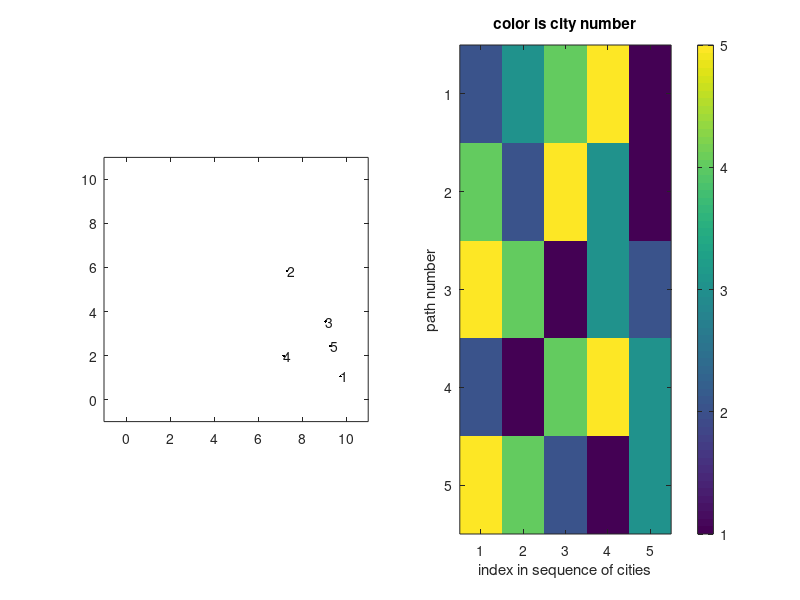

Write the MATLAB code that produced this figure. (Note: this script raises an error after producing the figure.)
disp('#############################################################################################################################')
disp('#########################################    *OPTIMAL PATH FINDER USING GENETIC ALGORITHM*    ###############################')
disp('#############################################################################################################################')
disp('###################################')
disp('###################################')
disp('##Deveoped By:                   ##')
disp('##Rahul Verma (C15D-CS15)        ##')
disp('##Nimesh Khawas (C15D-CS13)      ##')
disp('##Anup Rai (C15D-CS03)           ##')
disp('###################################')
city=input('Enter the city number: ');
pm=0.01;
pm2=0.02;
pmf=0.08;
area_of_graph=10;
population=input('Enter the population size: ');
generation=input('Enter the generation number: ');
coordinates=area_of_graph*rand(2,city); 
distance_matrix=zeros(city,city); 
for n1=1:city-1
    r1=coordinates(:,n1);
    for n2=n1+1:city
        r2=coordinates(:,n2);
        dr=r1-r2;
        dr2=dr'*dr;
        drl=sqrt(dr2);
        distance_matrix(n1,n2)=drl;
        distance_matrix(n2,n1)=drl;
    end
end
Gene=zeros(population,city); 
for populationc=1:population
    Gene(populationc,:)=randperm(city);
end
figure('units','normalized','position',[0.05 0.2 0.9 0.6]);
subplot(1,2,1);
hpb=plot(NaN,NaN,'r-');
ht=title(' ');
hold on;
for n=1:city
    text(coordinates(1,n),coordinates(2,n),num2str(n),'color',[0.1 0.1 0.1]);
end
plot(coordinates(1,:),coordinates(2,:),'k.');
axis equal;
xlim([-0.1*area_of_graph 1.1*area_of_graph]);
ylim([-0.1*area_of_graph 1.1*area_of_graph]);
subplot(1,2,2);
hi=imagesc(Gene);
title('color is city number');
colorbar;
xlabel('index in sequence of cities');
ylabel('path number');
path_length=zeros(population,1); 
p=zeros(population,1);
for gc=1:generation 
        for populationc=1:population
        Gt=Gene(populationc,:);
        pt=0;
        for nc=1:city-1
            pt=pt+distance_matrix(Gt(nc),Gt(nc+1));
        end
        pt=pt+distance_matrix(Gt(city),Gt(1));
        path_length(populationc)=pt;
    end
    inverse_path_length=1./path_length; 
    p=inverse_path_length/sum(inverse_path_length); 
    [mbp bp]=max(p); 
    best_gene=Gene(bp,:);  
   if mod(gc,5)==0
        set(hpb,'Xdata',[coordinates(1,best_gene) coordinates(1,best_gene(1))],'YData',[coordinates(2,best_gene) coordinates(2,best_gene(1))]);
        set(ht,'string',['generation: ' num2str(gc)  '  best path length: ' num2str(path_length(bp))]);
        set(hi,'CData',Gene);
        drawnow;
    end
     ii=roulette_wheeling(population,p);
   Gc=Gene(ii,:); 
    Gch=zeros(population,city);
    for prc=1:(population/2) 
        i1=1+2*(prc-1);
        i2=2+2*(prc-1);
        gene1=Gc(i1,:);
        gene2=Gc(i2,:); 
        cp=ceil((city-1)*rand); 
        gene1ch=selection(gene1,gene2,cp);
        gene2ch=selection(gene2,gene1,cp);
        Gch(i1,:)=gene1ch;
        Gch(i2,:)=gene2ch;
    end 
     
    for psc=1:population
        if rand<pm
            rnp=ceil(city*rand);
            rpnn=randperm(city);
            ctp=rpnn(1:rnp); 
            Gt=Gene(psc,ctp); 
            Gt=Gt(randperm(rnp)); 
            Gene(psc,ctp)=Gt; 
         end
    end
    for psc=1:population
        if rand<pm2
            cp=1+ceil((city-3)*rand); 
            Gene(psc,:)=[Gene(psc,cp+1:city) Gene(psc,1:cp)];
        end
    end
    
 
    for psc=1:population
        if rand<pmf
            n1=ceil(city*rand);
            n2=ceil(city*rand);
            Gene(psc,n1:n2)=fliplr(Gene(psc,n1:n2));
        end
    end
    
    

    
      Gene(1,:)=best_gene;
end
disp('########################################################################################################################')
disp('########################################################################################################################')
disp('OUTPUT:')
disp('The matrix for coordintes of cities :')
coordinates
disp('The best chromosomes is  : ')
best_gene
disp('The distance between cities is given by distance matrix  :')
distance_matrix
disp('The optimized gene matrix  :')
Gene
disp('##########################################################################################################################')
disp('################################################                THANKS FOR USING                   #######################')
disp('##########################################################################################################################')